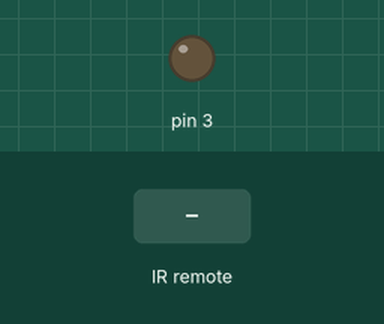
This sketch was run on a simulated Arduino Uno, built with avr-gcc and run on an emulated ATmega328P. On the bench: output pins drawn as LEDs (lit = HIGH). Inputs (shaded band) come from the test bench.

Above: at 1.2 s.
1.3 s: infrared code 0x00FF02FD received
At 2.5 s:
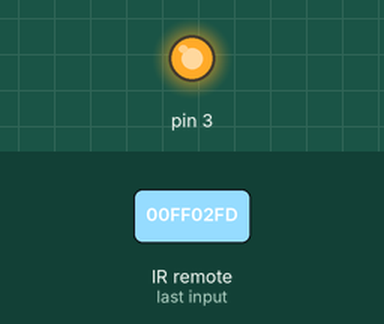
2.8 s: infrared code 0x00FF22DD received
At 3.7 s:
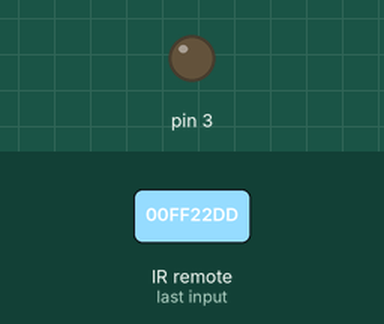
Timing chart, 0 to 5.8 s (numbered marks = the images above; inputs shaded):
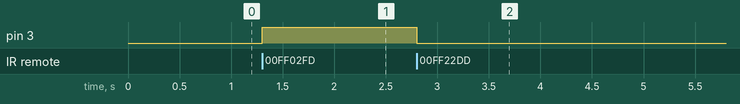

The sketch:

RemoteControlledLamp.ino
```cpp
#include <IRremote.h>
int RECV_PIN = 6;
long LED_ON  = 0x00FF02FD;
long LED_OFF = 0x00FF22DD;
IRrecv irrecv(RECV_PIN);
decode_results results;

void setup() {
  // initialize the digital pin as an output.
  pinMode(RECV_PIN, INPUT);
  pinMode(3, OUTPUT);
  irrecv.enableIRIn(); // Start the receiver
}
void loop() {
  int i=0;
   if (irrecv.decode(&results))
   {
     irrecv.resume(); // Receive the next value
     if (results.value == LED_ON )
      {
       digitalWrite(3,HIGH);
      }
    if (results.value == LED_OFF )
      {
      digitalWrite(3,LOW);
      }
   }
 }
```

Measured:
- after the input at 1.3 s, pin 3: LOW → HIGH at once
- after the input at 2.8 s, pin 3: HIGH → LOW at once
